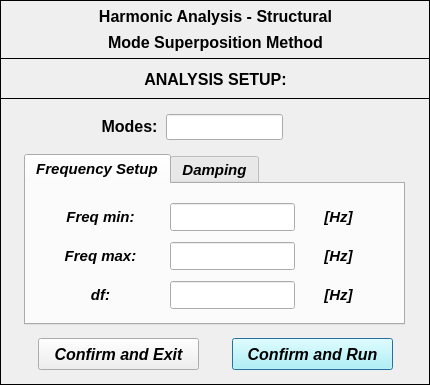
<?xml version="1.0" encoding="UTF-8"?>
<ui version="4.0">
 <class>Dialog</class>
 <widget class="QDialog" name="Dialog">
  <property name="windowModality">
   <enum>Qt::NonModal</enum>
  </property>
  <property name="geometry">
   <rect>
    <x>0</x>
    <y>0</y>
    <width>430</width>
    <height>385</height>
   </rect>
  </property>
  <property name="sizePolicy">
   <sizepolicy hsizetype="Fixed" vsizetype="Fixed">
    <horstretch>0</horstretch>
    <verstretch>0</verstretch>
   </sizepolicy>
  </property>
  <property name="minimumSize">
   <size>
    <width>430</width>
    <height>385</height>
   </size>
  </property>
  <property name="maximumSize">
   <size>
    <width>430</width>
    <height>385</height>
   </size>
  </property>
  <property name="contextMenuPolicy">
   <enum>Qt::DefaultContextMenu</enum>
  </property>
  <property name="windowTitle">
   <string>Analysis setup</string>
  </property>
  <property name="windowIcon">
   <iconset>
    <normaloff>../../../../../../Downloads/load - Copia.png</normaloff>../../../../../../Downloads/load - Copia.png</iconset>
  </property>
  <property name="whatsThis">
   <string/>
  </property>
  <widget class="QFrame" name="frame_2">
   <property name="geometry">
    <rect>
     <x>0</x>
     <y>98</y>
     <width>430</width>
     <height>287</height>
    </rect>
   </property>
   <property name="frameShape">
    <enum>QFrame::Box</enum>
   </property>
   <property name="frameShadow">
    <enum>QFrame::Plain</enum>
   </property>
   <widget class="QPushButton" name="pushButton_confirm_run">
    <property name="geometry">
     <rect>
      <x>232</x>
      <y>240</y>
      <width>161</width>
      <height>32</height>
     </rect>
    </property>
    <property name="font">
     <font>
      <family>Arial</family>
      <pointsize>12</pointsize>
      <weight>75</weight>
      <italic>true</italic>
      <bold>true</bold>
     </font>
    </property>
    <property name="styleSheet">
     <string notr="true">background-color: rgb(170, 255, 255);</string>
    </property>
    <property name="text">
     <string>Confirm and Run</string>
    </property>
   </widget>
   <widget class="QPushButton" name="pushButton_confirm_exit">
    <property name="geometry">
     <rect>
      <x>38</x>
      <y>240</y>
      <width>161</width>
      <height>32</height>
     </rect>
    </property>
    <property name="font">
     <font>
      <family>Arial</family>
      <pointsize>12</pointsize>
      <weight>75</weight>
      <italic>true</italic>
      <bold>true</bold>
     </font>
    </property>
    <property name="text">
     <string>Confirm and Exit</string>
    </property>
   </widget>
   <widget class="QLineEdit" name="lineEdit_modes">
    <property name="geometry">
     <rect>
      <x>166</x>
      <y>16</y>
      <width>117</width>
      <height>26</height>
     </rect>
    </property>
    <property name="font">
     <font>
      <family>Arial</family>
      <pointsize>12</pointsize>
      <weight>75</weight>
      <italic>false</italic>
      <bold>true</bold>
     </font>
    </property>
    <property name="alignment">
     <set>Qt::AlignCenter</set>
    </property>
   </widget>
   <widget class="QLabel" name="label_2">
    <property name="geometry">
     <rect>
      <x>98</x>
      <y>18</y>
      <width>63</width>
      <height>21</height>
     </rect>
    </property>
    <property name="font">
     <font>
      <family>Arial</family>
      <pointsize>12</pointsize>
      <weight>75</weight>
      <italic>false</italic>
      <bold>true</bold>
     </font>
    </property>
    <property name="text">
     <string>Modes:</string>
    </property>
    <property name="alignment">
     <set>Qt::AlignCenter</set>
    </property>
   </widget>
   <widget class="QTabWidget" name="tabWidget">
    <property name="geometry">
     <rect>
      <x>24</x>
      <y>56</y>
      <width>381</width>
      <height>171</height>
     </rect>
    </property>
    <property name="font">
     <font>
      <family>Arial</family>
      <pointsize>11</pointsize>
      <weight>75</weight>
      <italic>true</italic>
      <bold>true</bold>
     </font>
    </property>
    <property name="currentIndex">
     <number>0</number>
    </property>
    <widget class="QWidget" name="tab_2">
     <attribute name="title">
      <string>Frequency Setup</string>
     </attribute>
     <widget class="QWidget" name="verticalLayoutWidget_16">
      <property name="geometry">
       <rect>
        <x>24</x>
        <y>18</y>
        <width>101</width>
        <height>108</height>
       </rect>
      </property>
      <layout class="QVBoxLayout" name="verticalLayout_16">
       <property name="spacing">
        <number>10</number>
       </property>
       <item>
        <widget class="QLabel" name="label_22">
         <property name="minimumSize">
          <size>
           <width>0</width>
           <height>28</height>
          </size>
         </property>
         <property name="maximumSize">
          <size>
           <width>16777215</width>
           <height>28</height>
          </size>
         </property>
         <property name="text">
          <string>Freq min:</string>
         </property>
         <property name="alignment">
          <set>Qt::AlignCenter</set>
         </property>
        </widget>
       </item>
       <item>
        <widget class="QLabel" name="label_23">
         <property name="minimumSize">
          <size>
           <width>0</width>
           <height>28</height>
          </size>
         </property>
         <property name="maximumSize">
          <size>
           <width>16777215</width>
           <height>28</height>
          </size>
         </property>
         <property name="text">
          <string>Freq max:</string>
         </property>
         <property name="alignment">
          <set>Qt::AlignCenter</set>
         </property>
        </widget>
       </item>
       <item>
        <widget class="QLabel" name="label_21">
         <property name="minimumSize">
          <size>
           <width>0</width>
           <height>28</height>
          </size>
         </property>
         <property name="maximumSize">
          <size>
           <width>16777215</width>
           <height>28</height>
          </size>
         </property>
         <property name="text">
          <string>df:</string>
         </property>
         <property name="alignment">
          <set>Qt::AlignCenter</set>
         </property>
        </widget>
       </item>
      </layout>
     </widget>
     <widget class="QWidget" name="verticalLayoutWidget_17">
      <property name="geometry">
       <rect>
        <x>144</x>
        <y>18</y>
        <width>125</width>
        <height>108</height>
       </rect>
      </property>
      <layout class="QVBoxLayout" name="verticalLayout_17">
       <property name="spacing">
        <number>10</number>
       </property>
       <item>
        <widget class="QLineEdit" name="lineEdit_min">
         <property name="minimumSize">
          <size>
           <width>0</width>
           <height>28</height>
          </size>
         </property>
         <property name="maximumSize">
          <size>
           <width>16777215</width>
           <height>28</height>
          </size>
         </property>
         <property name="font">
          <font>
           <family>Arial</family>
           <pointsize>10</pointsize>
           <weight>75</weight>
           <italic>true</italic>
           <bold>true</bold>
          </font>
         </property>
         <property name="alignment">
          <set>Qt::AlignCenter</set>
         </property>
        </widget>
       </item>
       <item>
        <widget class="QLineEdit" name="lineEdit_max">
         <property name="minimumSize">
          <size>
           <width>0</width>
           <height>28</height>
          </size>
         </property>
         <property name="maximumSize">
          <size>
           <width>16777215</width>
           <height>28</height>
          </size>
         </property>
         <property name="font">
          <font>
           <family>Arial</family>
           <pointsize>10</pointsize>
           <weight>75</weight>
           <italic>true</italic>
           <bold>true</bold>
          </font>
         </property>
         <property name="alignment">
          <set>Qt::AlignCenter</set>
         </property>
        </widget>
       </item>
       <item>
        <widget class="QLineEdit" name="lineEdit_step">
         <property name="minimumSize">
          <size>
           <width>0</width>
           <height>28</height>
          </size>
         </property>
         <property name="maximumSize">
          <size>
           <width>16777215</width>
           <height>28</height>
          </size>
         </property>
         <property name="font">
          <font>
           <family>Arial</family>
           <pointsize>10</pointsize>
           <weight>75</weight>
           <italic>true</italic>
           <bold>true</bold>
          </font>
         </property>
         <property name="alignment">
          <set>Qt::AlignCenter</set>
         </property>
        </widget>
       </item>
      </layout>
     </widget>
     <widget class="QWidget" name="verticalLayoutWidget_18">
      <property name="geometry">
       <rect>
        <x>282</x>
        <y>18</y>
        <width>61</width>
        <height>108</height>
       </rect>
      </property>
      <layout class="QVBoxLayout" name="verticalLayout_18">
       <property name="spacing">
        <number>10</number>
       </property>
       <item>
        <widget class="QLabel" name="label_24">
         <property name="minimumSize">
          <size>
           <width>0</width>
           <height>28</height>
          </size>
         </property>
         <property name="maximumSize">
          <size>
           <width>16777215</width>
           <height>28</height>
          </size>
         </property>
         <property name="text">
          <string>[Hz]</string>
         </property>
         <property name="alignment">
          <set>Qt::AlignCenter</set>
         </property>
        </widget>
       </item>
       <item>
        <widget class="QLabel" name="label_25">
         <property name="minimumSize">
          <size>
           <width>0</width>
           <height>28</height>
          </size>
         </property>
         <property name="maximumSize">
          <size>
           <width>16777215</width>
           <height>28</height>
          </size>
         </property>
         <property name="text">
          <string>[Hz]</string>
         </property>
         <property name="alignment">
          <set>Qt::AlignCenter</set>
         </property>
        </widget>
       </item>
       <item>
        <widget class="QLabel" name="label_26">
         <property name="minimumSize">
          <size>
           <width>0</width>
           <height>28</height>
          </size>
         </property>
         <property name="maximumSize">
          <size>
           <width>16777215</width>
           <height>28</height>
          </size>
         </property>
         <property name="text">
          <string>[Hz]</string>
         </property>
         <property name="alignment">
          <set>Qt::AlignCenter</set>
         </property>
        </widget>
       </item>
      </layout>
     </widget>
    </widget>
    <widget class="QWidget" name="widget">
     <attribute name="title">
      <string>Damping</string>
     </attribute>
     <widget class="QWidget" name="verticalLayoutWidget_5">
      <property name="geometry">
       <rect>
        <x>28</x>
        <y>6</y>
        <width>101</width>
        <height>59</height>
       </rect>
      </property>
      <layout class="QVBoxLayout" name="verticalLayout_5">
       <item>
        <widget class="QLabel" name="label_8">
         <property name="font">
          <font>
           <pointsize>11</pointsize>
           <weight>75</weight>
           <italic>false</italic>
           <bold>true</bold>
          </font>
         </property>
         <property name="text">
          <string>Proportional
Viscous</string>
         </property>
         <property name="alignment">
          <set>Qt::AlignCenter</set>
         </property>
        </widget>
       </item>
      </layout>
     </widget>
     <widget class="QWidget" name="verticalLayoutWidget_6">
      <property name="geometry">
       <rect>
        <x>28</x>
        <y>76</y>
        <width>101</width>
        <height>59</height>
       </rect>
      </property>
      <layout class="QVBoxLayout" name="verticalLayout_6">
       <item>
        <widget class="QLabel" name="label_9">
         <property name="font">
          <font>
           <pointsize>11</pointsize>
           <weight>75</weight>
           <italic>false</italic>
           <bold>true</bold>
          </font>
         </property>
         <property name="text">
          <string>Proportional
Hysteretic</string>
         </property>
         <property name="alignment">
          <set>Qt::AlignCenter</set>
         </property>
        </widget>
       </item>
      </layout>
     </widget>
     <widget class="QWidget" name="verticalLayoutWidget_7">
      <property name="geometry">
       <rect>
        <x>128</x>
        <y>6</y>
        <width>52</width>
        <height>60</height>
       </rect>
      </property>
      <layout class="QVBoxLayout" name="verticalLayout_7">
       <item>
        <widget class="QLabel" name="label_10">
         <property name="minimumSize">
          <size>
           <width>50</width>
           <height>26</height>
          </size>
         </property>
         <property name="maximumSize">
          <size>
           <width>50</width>
           <height>26</height>
          </size>
         </property>
         <property name="font">
          <font>
           <family>Arial</family>
           <pointsize>11</pointsize>
           <weight>75</weight>
           <italic>false</italic>
           <bold>true</bold>
          </font>
         </property>
         <property name="text">
          <string>&lt;html&gt;&lt;head/&gt;&lt;body&gt;&lt;p align=&quot;center&quot;&gt;&lt;span style=&quot; font-size:10pt;&quot;&gt;α&lt;/span&gt;&lt;span style=&quot; font-size:10pt; vertical-align:sub;&quot;&gt;v&lt;/span&gt;&lt;span style=&quot; font-size:10pt;&quot;&gt;:&lt;/span&gt;&lt;/p&gt;&lt;/body&gt;&lt;/html&gt;</string>
         </property>
         <property name="alignment">
          <set>Qt::AlignCenter</set>
         </property>
        </widget>
       </item>
       <item>
        <widget class="QLabel" name="label_11">
         <property name="minimumSize">
          <size>
           <width>50</width>
           <height>26</height>
          </size>
         </property>
         <property name="maximumSize">
          <size>
           <width>50</width>
           <height>26</height>
          </size>
         </property>
         <property name="font">
          <font>
           <family>Arial</family>
           <pointsize>11</pointsize>
           <weight>75</weight>
           <italic>false</italic>
           <bold>true</bold>
          </font>
         </property>
         <property name="text">
          <string>&lt;html&gt;&lt;head/&gt;&lt;body&gt;&lt;p align=&quot;center&quot;&gt;&lt;span style=&quot; font-size:10pt;&quot;&gt;β&lt;/span&gt;&lt;span style=&quot; font-size:10pt; vertical-align:sub;&quot;&gt;v&lt;/span&gt;&lt;span style=&quot; font-size:10pt;&quot;&gt;:&lt;/span&gt;&lt;/p&gt;&lt;/body&gt;&lt;/html&gt;</string>
         </property>
         <property name="alignment">
          <set>Qt::AlignCenter</set>
         </property>
        </widget>
       </item>
      </layout>
     </widget>
     <widget class="QWidget" name="verticalLayoutWidget_8">
      <property name="geometry">
       <rect>
        <x>128</x>
        <y>76</y>
        <width>52</width>
        <height>60</height>
       </rect>
      </property>
      <layout class="QVBoxLayout" name="verticalLayout_8">
       <item>
        <widget class="QLabel" name="label_13">
         <property name="minimumSize">
          <size>
           <width>50</width>
           <height>26</height>
          </size>
         </property>
         <property name="maximumSize">
          <size>
           <width>50</width>
           <height>26</height>
          </size>
         </property>
         <property name="font">
          <font>
           <family>Arial</family>
           <pointsize>11</pointsize>
           <weight>75</weight>
           <italic>false</italic>
           <bold>true</bold>
          </font>
         </property>
         <property name="text">
          <string>&lt;html&gt;&lt;head/&gt;&lt;body&gt;&lt;p align=&quot;center&quot;&gt;&lt;span style=&quot; font-size:10pt;&quot;&gt;α&lt;/span&gt;&lt;span style=&quot; font-size:10pt; vertical-align:sub;&quot;&gt;h&lt;/span&gt;&lt;span style=&quot; font-size:10pt;&quot;&gt;:&lt;/span&gt;&lt;/p&gt;&lt;/body&gt;&lt;/html&gt;</string>
         </property>
         <property name="alignment">
          <set>Qt::AlignCenter</set>
         </property>
        </widget>
       </item>
       <item>
        <widget class="QLabel" name="label_12">
         <property name="minimumSize">
          <size>
           <width>50</width>
           <height>26</height>
          </size>
         </property>
         <property name="maximumSize">
          <size>
           <width>50</width>
           <height>26</height>
          </size>
         </property>
         <property name="font">
          <font>
           <family>Arial</family>
           <pointsize>11</pointsize>
           <weight>75</weight>
           <italic>false</italic>
           <bold>true</bold>
          </font>
         </property>
         <property name="text">
          <string>&lt;html&gt;&lt;head/&gt;&lt;body&gt;&lt;p align=&quot;center&quot;&gt;&lt;span style=&quot; font-size:10pt;&quot;&gt;β&lt;/span&gt;&lt;span style=&quot; font-size:10pt; vertical-align:sub;&quot;&gt;h&lt;/span&gt;&lt;span style=&quot; font-size:10pt;&quot;&gt;:&lt;/span&gt;&lt;/p&gt;&lt;/body&gt;&lt;/html&gt;</string>
         </property>
         <property name="alignment">
          <set>Qt::AlignCenter</set>
         </property>
        </widget>
       </item>
      </layout>
     </widget>
     <widget class="QWidget" name="verticalLayoutWidget_9">
      <property name="geometry">
       <rect>
        <x>188</x>
        <y>6</y>
        <width>101</width>
        <height>57</height>
       </rect>
      </property>
      <layout class="QVBoxLayout" name="verticalLayout_9">
       <property name="spacing">
        <number>3</number>
       </property>
       <item>
        <widget class="QLineEdit" name="lineEdit_av">
         <property name="minimumSize">
          <size>
           <width>0</width>
           <height>26</height>
          </size>
         </property>
         <property name="maximumSize">
          <size>
           <width>16777215</width>
           <height>26</height>
          </size>
         </property>
         <property name="font">
          <font>
           <family>Arial</family>
           <pointsize>9</pointsize>
           <weight>75</weight>
           <italic>true</italic>
           <bold>true</bold>
          </font>
         </property>
         <property name="alignment">
          <set>Qt::AlignCenter</set>
         </property>
        </widget>
       </item>
       <item>
        <widget class="QLineEdit" name="lineEdit_bv">
         <property name="minimumSize">
          <size>
           <width>0</width>
           <height>26</height>
          </size>
         </property>
         <property name="maximumSize">
          <size>
           <width>16777215</width>
           <height>26</height>
          </size>
         </property>
         <property name="font">
          <font>
           <family>Arial</family>
           <pointsize>9</pointsize>
           <weight>75</weight>
           <italic>true</italic>
           <bold>true</bold>
          </font>
         </property>
         <property name="alignment">
          <set>Qt::AlignCenter</set>
         </property>
        </widget>
       </item>
      </layout>
     </widget>
     <widget class="QWidget" name="verticalLayoutWidget_10">
      <property name="geometry">
       <rect>
        <x>298</x>
        <y>4</y>
        <width>61</width>
        <height>60</height>
       </rect>
      </property>
      <layout class="QVBoxLayout" name="verticalLayout_10">
       <item>
        <widget class="QLabel" name="label_15">
         <property name="minimumSize">
          <size>
           <width>0</width>
           <height>26</height>
          </size>
         </property>
         <property name="maximumSize">
          <size>
           <width>16777215</width>
           <height>26</height>
          </size>
         </property>
         <property name="font">
          <font>
           <family>Arial</family>
           <pointsize>11</pointsize>
           <weight>75</weight>
           <italic>false</italic>
           <bold>true</bold>
          </font>
         </property>
         <property name="text">
          <string>[1/s]</string>
         </property>
         <property name="alignment">
          <set>Qt::AlignCenter</set>
         </property>
        </widget>
       </item>
       <item>
        <widget class="QLabel" name="label_14">
         <property name="minimumSize">
          <size>
           <width>0</width>
           <height>26</height>
          </size>
         </property>
         <property name="maximumSize">
          <size>
           <width>16777215</width>
           <height>26</height>
          </size>
         </property>
         <property name="font">
          <font>
           <family>Arial</family>
           <pointsize>11</pointsize>
           <weight>75</weight>
           <italic>false</italic>
           <bold>true</bold>
          </font>
         </property>
         <property name="text">
          <string>[s]</string>
         </property>
         <property name="alignment">
          <set>Qt::AlignCenter</set>
         </property>
        </widget>
       </item>
      </layout>
     </widget>
     <widget class="QWidget" name="verticalLayoutWidget_11">
      <property name="geometry">
       <rect>
        <x>298</x>
        <y>76</y>
        <width>61</width>
        <height>60</height>
       </rect>
      </property>
      <layout class="QVBoxLayout" name="verticalLayout_11">
       <item>
        <widget class="QLabel" name="label_16">
         <property name="minimumSize">
          <size>
           <width>0</width>
           <height>26</height>
          </size>
         </property>
         <property name="maximumSize">
          <size>
           <width>16777215</width>
           <height>26</height>
          </size>
         </property>
         <property name="font">
          <font>
           <family>Arial</family>
           <pointsize>11</pointsize>
           <weight>75</weight>
           <italic>false</italic>
           <bold>true</bold>
          </font>
         </property>
         <property name="text">
          <string>[1/s²]</string>
         </property>
         <property name="alignment">
          <set>Qt::AlignCenter</set>
         </property>
        </widget>
       </item>
       <item>
        <widget class="QLabel" name="label_17">
         <property name="minimumSize">
          <size>
           <width>0</width>
           <height>26</height>
          </size>
         </property>
         <property name="maximumSize">
          <size>
           <width>16777215</width>
           <height>26</height>
          </size>
         </property>
         <property name="font">
          <font>
           <family>Arial</family>
           <pointsize>11</pointsize>
           <weight>75</weight>
           <italic>false</italic>
           <bold>true</bold>
          </font>
         </property>
         <property name="text">
          <string>[-]</string>
         </property>
         <property name="alignment">
          <set>Qt::AlignCenter</set>
         </property>
        </widget>
       </item>
      </layout>
     </widget>
     <widget class="QWidget" name="verticalLayoutWidget_12">
      <property name="geometry">
       <rect>
        <x>188</x>
        <y>76</y>
        <width>101</width>
        <height>57</height>
       </rect>
      </property>
      <layout class="QVBoxLayout" name="verticalLayout_12">
       <property name="spacing">
        <number>3</number>
       </property>
       <item>
        <widget class="QLineEdit" name="lineEdit_ah">
         <property name="minimumSize">
          <size>
           <width>0</width>
           <height>26</height>
          </size>
         </property>
         <property name="maximumSize">
          <size>
           <width>16777215</width>
           <height>26</height>
          </size>
         </property>
         <property name="font">
          <font>
           <family>Arial</family>
           <pointsize>9</pointsize>
           <weight>75</weight>
           <italic>true</italic>
           <bold>true</bold>
          </font>
         </property>
         <property name="alignment">
          <set>Qt::AlignCenter</set>
         </property>
        </widget>
       </item>
       <item>
        <widget class="QLineEdit" name="lineEdit_bh">
         <property name="minimumSize">
          <size>
           <width>0</width>
           <height>26</height>
          </size>
         </property>
         <property name="maximumSize">
          <size>
           <width>16777215</width>
           <height>26</height>
          </size>
         </property>
         <property name="font">
          <font>
           <family>Arial</family>
           <pointsize>9</pointsize>
           <weight>75</weight>
           <italic>true</italic>
           <bold>true</bold>
          </font>
         </property>
         <property name="alignment">
          <set>Qt::AlignCenter</set>
         </property>
        </widget>
       </item>
      </layout>
     </widget>
    </widget>
   </widget>
  </widget>
  <widget class="QFrame" name="frame">
   <property name="geometry">
    <rect>
     <x>0</x>
     <y>58</y>
     <width>430</width>
     <height>41</height>
    </rect>
   </property>
   <property name="frameShape">
    <enum>QFrame::Box</enum>
   </property>
   <property name="frameShadow">
    <enum>QFrame::Plain</enum>
   </property>
   <property name="lineWidth">
    <number>1</number>
   </property>
   <widget class="QLabel" name="label">
    <property name="geometry">
     <rect>
      <x>24</x>
      <y>6</y>
      <width>383</width>
      <height>30</height>
     </rect>
    </property>
    <property name="font">
     <font>
      <family>Arial</family>
      <pointsize>12</pointsize>
      <weight>75</weight>
      <italic>false</italic>
      <bold>true</bold>
     </font>
    </property>
    <property name="text">
     <string>ANALYSIS SETUP:</string>
    </property>
    <property name="textFormat">
     <enum>Qt::AutoText</enum>
    </property>
    <property name="alignment">
     <set>Qt::AlignCenter</set>
    </property>
   </widget>
  </widget>
  <widget class="QFrame" name="frame_3">
   <property name="geometry">
    <rect>
     <x>0</x>
     <y>0</y>
     <width>430</width>
     <height>59</height>
    </rect>
   </property>
   <property name="minimumSize">
    <size>
     <width>430</width>
     <height>0</height>
    </size>
   </property>
   <property name="maximumSize">
    <size>
     <width>430</width>
     <height>16777215</height>
    </size>
   </property>
   <property name="frameShape">
    <enum>QFrame::Box</enum>
   </property>
   <property name="frameShadow">
    <enum>QFrame::Plain</enum>
   </property>
   <property name="lineWidth">
    <number>1</number>
   </property>
   <widget class="QLabel" name="label_title">
    <property name="geometry">
     <rect>
      <x>24</x>
      <y>4</y>
      <width>383</width>
      <height>25</height>
     </rect>
    </property>
    <property name="font">
     <font>
      <family>Arial</family>
      <pointsize>12</pointsize>
      <weight>75</weight>
      <italic>false</italic>
      <bold>true</bold>
     </font>
    </property>
    <property name="text">
     <string>Harmonic Analysis - Structural</string>
    </property>
    <property name="textFormat">
     <enum>Qt::AutoText</enum>
    </property>
    <property name="alignment">
     <set>Qt::AlignCenter</set>
    </property>
   </widget>
   <widget class="QLabel" name="label_subtitle">
    <property name="geometry">
     <rect>
      <x>24</x>
      <y>30</y>
      <width>383</width>
      <height>25</height>
     </rect>
    </property>
    <property name="font">
     <font>
      <family>Arial</family>
      <pointsize>12</pointsize>
      <weight>75</weight>
      <italic>false</italic>
      <bold>true</bold>
     </font>
    </property>
    <property name="text">
     <string>Mode Superposition Method</string>
    </property>
    <property name="textFormat">
     <enum>Qt::AutoText</enum>
    </property>
    <property name="alignment">
     <set>Qt::AlignCenter</set>
    </property>
   </widget>
  </widget>
 </widget>
 <resources/>
 <connections/>
</ui>
